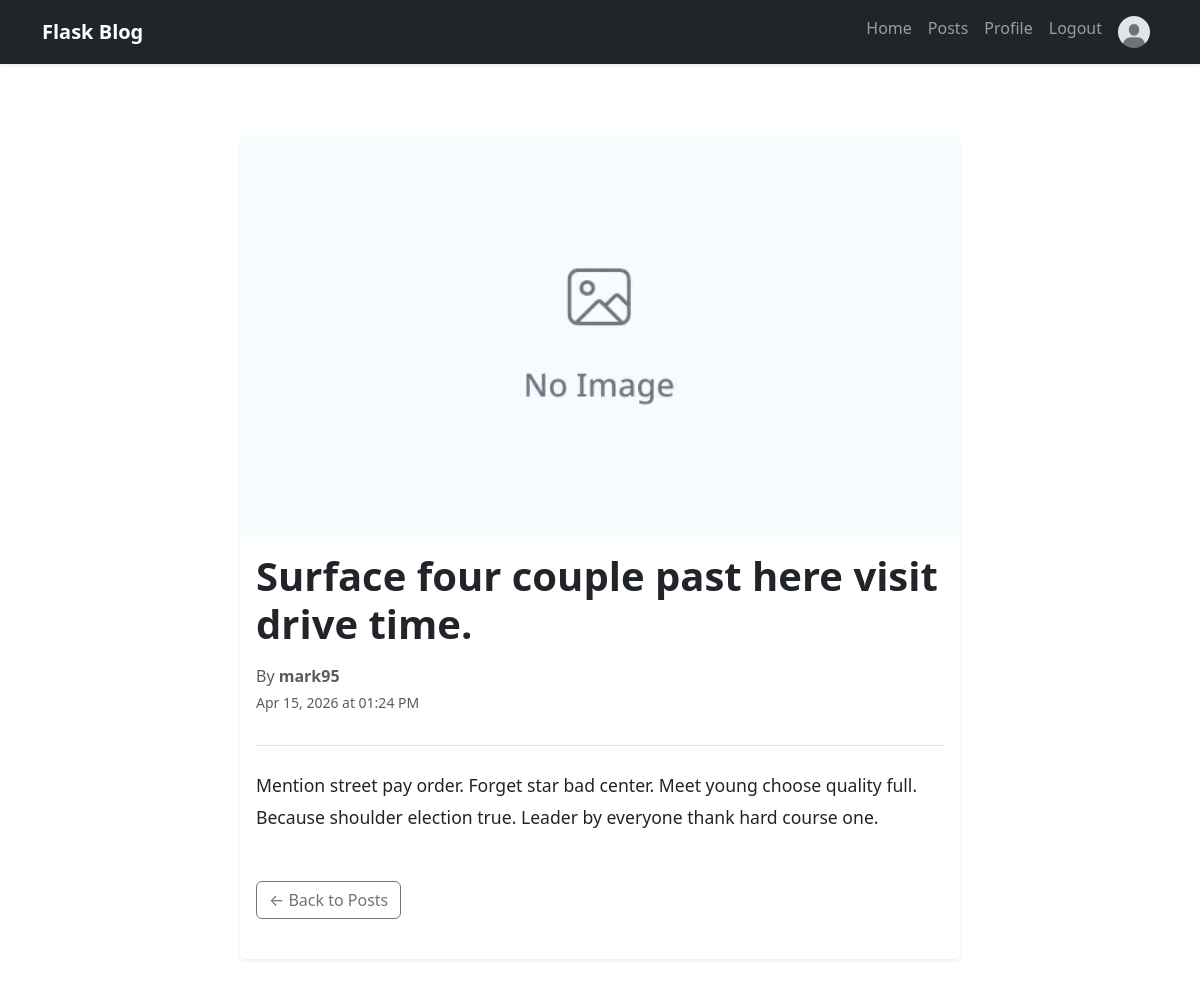
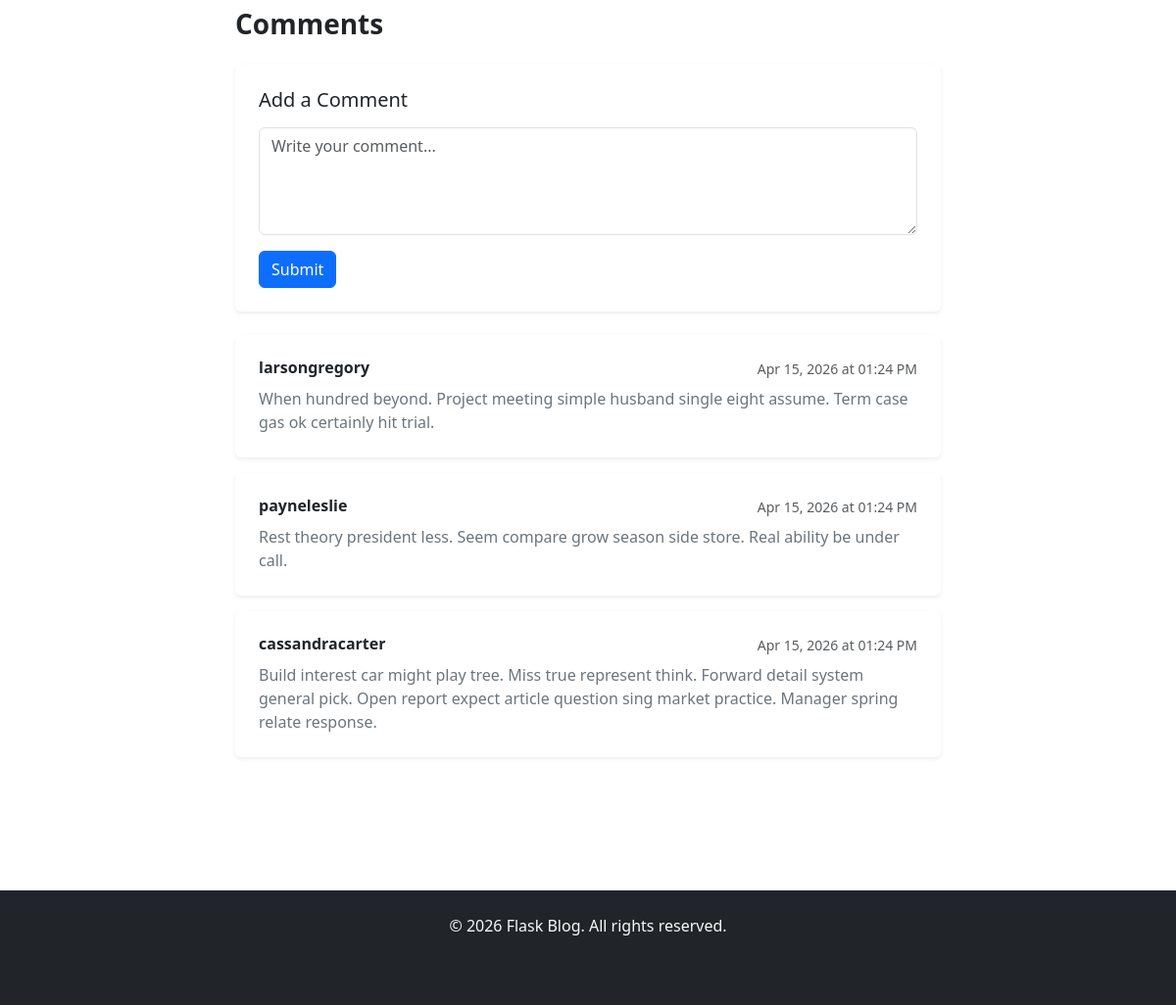
/post/19 (signed in), run on the app's committed database (2 pictures, top to bottom).
### app/models.py (models this page shows, shortened)
class User(db.Model, UserMixin):
    __tablename__ = "users"
    id = db.Column(db.Integer, primary_key=True)
    role = db.Column(db.String(20), default="user")
    username = db.Column(db.String(64), unique=True, nullable=False)
    email = db.Column(db.String(120), unique=True, nullable=False)
    hashed_password = db.Column(db.String(128), nullable=False)
    joined_at = db.Column(db.DateTime, default=GET_TIME_NOW)
    profile_picture = db.Column(db.String(256), default= "default.jpg")
    posts = db.relationship("Post", backref="author", lazy="dynamic")
    comments = db.relationship("Comment", backref="author", lazy="dynamic")
    @property
    def password(self):
        raise AttributeError("Password is not a readable attribute.")

class Post(db.Model):
    __tablename__ = "posts"
    id = db.Column(db.Integer, primary_key=True)
    title = db.Column(db.String(140), nullable=False)
    content = db.Column(db.Text, nullable=False)
    timestamp = db.Column(db.DateTime, index=True, default=GET_TIME_NOW)
    author_id = db.Column(db.Integer, db.ForeignKey("users.id"), nullable=False)
    comments = db.relationship("Comment", backref="post", lazy="dynamic")
    cover_image = db.Column(db.String(256), default="default_post.jpg")

class Comment(db.Model):
    __tablename__ = "comments"
    id = db.Column(db.Integer, primary_key=True)
    content = db.Column(db.Text, nullable=False)
    timestamp = db.Column(db.DateTime, index=True, default=GET_TIME_NOW)
    author_id = db.Column(db.Integer, db.ForeignKey("users.id"), nullable=False)
    post_id = db.Column(db.Integer, db.ForeignKey("posts.id"), nullable=False)

### app/main/views.py (the view)
@main.route('/post/<int:post_id>', methods=['GET', 'POST'])
@login_required
def get_post(post_id):
    post = Post.query.get_or_404(post_id)
    comments = post.comments.order_by(Comment.timestamp.desc()).all()
    comment_form = CommentForm()
    if comment_form.validate_on_submit():
        comment = Comment(content=comment_form.content.data, author=current_user, post=post)
        db.session.add(comment)
        db.session.commit()
        return redirect(url_for('main.get_post', post_id=post.id))
    return render_template('main/post_detail.html', title=post.title, post=post, comments=comments, comment_form=comment_form)

### app/main/forms.py
class CommentForm(FlaskForm):
    content = TextAreaField('Comment', render_kw={"rows": 3}, validators=[DataRequired()])
    submit = SubmitField('Submit')

### app/__init__.py (called while the page is built)
def create_app():
    app = Flask(__name__)
    app.config.from_object(configs["development"])
    db.init_app(app)
    login_manager.init_app(app)
    from app.models import User
    @login_manager.user_loader
    def load_user(user_id):
        return User.query.get(user_id)
    with app.app_context():
        db.create_all()
    from app.main import main
    app.register_blueprint(main)
    from app.auth import auth
    app.register_blueprint(auth)
    from app.services import services
    app.register_blueprint(services)
    return app

### app/templates/main/post_detail.html (shortened to what this page needs)
{% extends "base.html" %}
{% block content %}
<div class="container mt-5 mb-5">
    <div class="row justify-content-center">
        <div class="col-lg-8">
            <article class="card shadow-sm border-0 mb-4">
                {% if post.cover_image %}
                    <img src="{{ url_for('static', filename='pics/' + post.cover_image) }}" alt="{{ post.title }}" class="card-img-top" style="object-fit: cover; height: 400px;">
                {% endif %}
                <div class="card-body">
                    <h1 class="card-title fw-bold mb-3" style="font-size: 2.5rem; line-height: 1.2;">{{ post.title }}</h1>
                    <div class="d-flex justify-content-between align-items-center mb-4 pb-3 border-bottom">
                        <div>
                            <p class="mb-1 text-muted">By <strong>{{ post.author.username }}</strong></p>
                            <p class="text-muted small">{{ post.timestamp.strftime('%b %d, %Y at %I:%M %p') }}</p>
                        </div>
                    </div>
                    <div class="card-text mb-5" style="line-height: 1.8; font-size: 1.1rem;">
                        {{ post.content | safe }}
                    </div>
                    <div class="d-flex gap-2 mb-4">
                        <a href="{{ url_for('main.posts') }}" class="btn btn-outline-secondary">← Back to Posts</a>
                    </div>
                </div>
            </article>
            <section class="mt-5">
                <h3 class="fw-bold mb-4">Comments</h3>
                {% if current_user.is_authenticated and comment_form %}
                    <div class="card shadow-sm border-0 mb-4 p-4">
                        <h5 class="mb-3">Add a Comment</h5>
                        <form method="POST" action="#">
                            <div class="mb-3">
                                {{ comment_form.content(class="form-control", rows="4", placeholder="Write your comment...") }}
                            </div>
                            {{ comment_form.submit(class="btn btn-primary") }}
                        </form>
                    </div>
                {% elif not current_user.is_authenticated %}
                    <div class="alert alert-info mb-4">
                        <a href="{{ url_for('login') }}" class="alert-link">Log in</a> to add a comment.
                    </div>
                {% endif %}
                {% if comments %}
                    <div class="comments-list">
                        {% for comment in comments %}
                            <div class="card shadow-sm border-0 mb-3 p-4">
                                <div class="d-flex justify-content-between align-items-start mb-2">
                                    <h6 class="mb-0 fw-bold">{{ comment.author.username }}</h6>
                                    <small class="text-muted">{{ comment.timestamp.strftime('%b %d, %Y at %I:%M %p') }}</small>
                                </div>
                                <p class="mb-0 text-secondary">{{ comment.content }}</p>
                            </div>
                        {% endfor %}
                    </div>
                {% else %}
                    <div class="alert alert-light border border-secondary">
                        <p class="mb-0 text-muted">No comments yet. Be the first to comment!</p>
                    </div>
                {% endif %}
            </section>
        </div>
    </div>
</div>
{% endblock content %}

### app/templates/base.html (shortened to what this page needs)
<!DOCTYPE html>
<html lang="en">
<head>
    <link href="https://cdn.jsdelivr.net/npm/bootstrap@5.3.0/dist/css/bootstrap.min.css" rel="stylesheet">
    <link rel="stylesheet" href="{{ url_for('static', filename='css/style.css') }}">
</head>
<body class="d-flex flex-column min-vh-100">
    <nav class="navbar navbar-expand-lg navbar-dark bg-dark sticky-top shadow-sm">
        <div class="container">
            <a class="navbar-brand fw-bold" href="{{ url_for('main.home') }}">
                 Flask Blog
            </a>
            <div class="collapse navbar-collapse" id="navbarNav">
                <ul class="navbar-nav ms-auto">
                    <li class="nav-item">
                        <a class="nav-link {% if request.endpoint == 'main.home' %}active{% endif %}" href="{{ url_for('main.home') }}">
                            Home
                        </a>
                    </li>
                    {% if current_user.is_authenticated %}
                    <li class="nav-item">
                        <a class="nav-link {% if request.endpoint == 'main.posts' %}active{% endif %}" href="{{ url_for('main.posts') }}">
                            Posts
                        </a>
                    </li>
                        <li class="nav-item">
                            <a class="nav-link {% if request.endpoint == 'main.profile' %}active{% endif %}" href="{{ url_for('main.profile') }}">
                                Profile
                            </a>
                        </li>
                        <li class="nav-item">
                            <a class="nav-link" href="{{ url_for('auth.logout') }}">Logout</a>
                        </li>
                        <li class="nav-item">
                            <a class="nav-link" href="{{ url_for('main.profile') }}">
                                <img src="{{ url_for('static', filename='pics/' + current_user.profile_picture) }}" alt="{{ current_user.username }}"
                                     class="rounded-circle" width="32" height="32">
                            </a>
                        </li>
                    {% endif %}
                </ul>
            </div>
        </div>
    </nav>
    <main class="flex-grow-1 py-4">
        <div class="container">
            {% block content %}{% endblock %}
        </div>
    </main>
    <footer class="bg-dark text-light text-center py-4 mt-5">
        <div class="container">
            <p class="mb-2">&copy; 2026 Flask Blog. All rights reserved.</p>
            <p class="text-muted small">Built with Flask, Bootstrap 5, and SQLAlchemy</p>
        </div>
    </footer>
</body>
</html>

### data on the page
User: profile_picture (placeholder picture)
Post: cover_image (placeholder picture), title "Surface four couple past here visit drive time.", timestamp "Apr 15, 2026 at 01:24 PM", content "Mention street pay order. Forget star bad center. Meet young choose quality full. Because shoulder election true. Leader by everyone thank hard course one."
User: author.username "mark95"
Comment: author.username "larsongregory", timestamp "Apr 15, 2026 at 01:24 PM", content "When hundred beyond. Project meeting simple husband single eight assume. Term case gas ok certainly hit trial."
Comment: author.username "payneleslie", timestamp "Apr 15, 2026 at 01:24 PM", content "Rest theory president less. Seem compare grow season side store. Real ability be under call."
Comment: author.username "cassandracarter", timestamp "Apr 15, 2026 at 01:24 PM", content "Build interest car might play tree. Miss true represent think. Forward detail system general pick. Open report expect article question sing market practice. Manager spring relate response."
